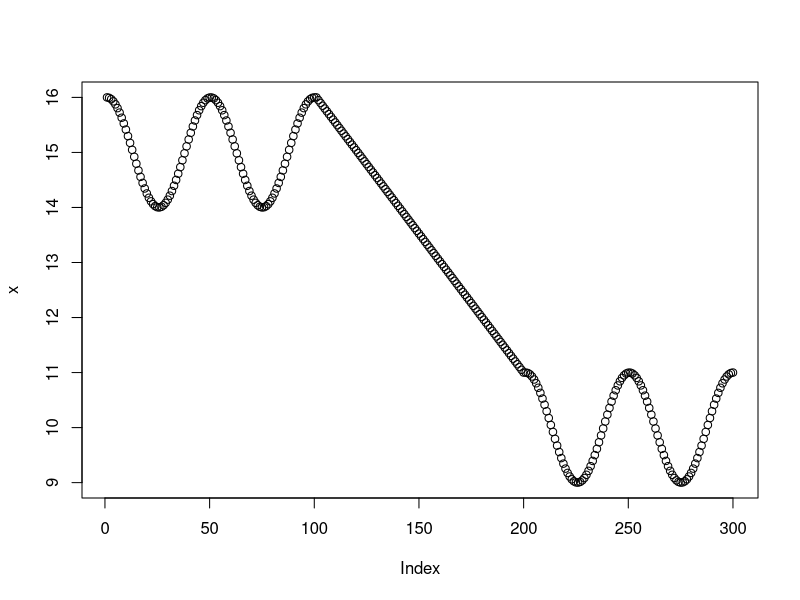

Write the R code that produced this figure. (Note: this script raises an error after producing the figure.)
library(dplyr)
x <- (15+cos(seq(0,(4*pi),length.out = 100) )) %>%
  c(., seq(16,11,length.out=100),10+cos(seq(0,(4*pi),length.out = 100) ) )

y <- (15+cos(pi+seq(0,(4*pi),length.out = 100) )) %>%
  c(., seq(14,9,length.out=100),10+cos(pi+seq(0,(4*pi),length.out = 100) ) )

xd <- diff(x,1)
yd <- diff(y,1)

plot(x)
library(ggplot2)
plt1 <- ggplot() + geom_linerange(aes(x=t,ymax=max(x),ymin=min(x)),
                                  color=if_else(togeth,"green","red"))+
  geom_line(aes(x=1:length(x),y=x)) +
  geom_hline(yintercept = mean(x),linetype="dotted") + ylab("Actual") + ggtitle("cor(actual,pred)=0.79")
  

plt2 <- ggplot() + 
  geom_linerange(aes(x=t,ymax=max(y),ymin=min(y)),
                 color=if_else(togeth,"green","red"))+
  geom_line(aes(x=1:length(y),y=y)) + 
  geom_hline(yintercept = mean(y),linetype="dotted") +  ylab("Prediction") 

plt3 <- ggplot() + 
  geom_linerange(aes(x=td,ymax=max(xd),ymin=min(xd)),
                 color=if_else(togeth_d,"green","red")) +
  geom_line(aes(x=1:length(xd),y=xd)) + 
  geom_hline(yintercept = mean(xd),linetype="dotted") + ylab("D(Actual)") +
   ggtitle("cor(D(actual),D(pred))=-0.80") + xlab("t")

plt4 <- ggplot() +  
  geom_linerange(aes(x=td,ymax=max(yd),ymin=min(yd)),
                 color=if_else(togeth_d,"green","red")) +
  geom_line(aes(x=1:length(yd),y=yd)) + 
  geom_hline(yintercept = mean(yd),linetype="dotted") + ylab("D(Prediction)") + xlab("t")

library(gridExtra)
grid.arrange(plt1,plt3,plt2,plt4,nrow=2,ncol=2)

t <- 1:length(x)
td <- 1:length(xd)
togeth <- (x > mean(x)) & (y > mean(y)) | (x < mean(x)) & (y < mean(y)) 
togeth_d <-  (xd > mean(xd)) & (yd > mean(yd)) | (xd < mean(xd)) & (yd < mean(yd)) 

geom_rect(t[togeth],y=)

cor(x,y)
cor(xd,yd)
